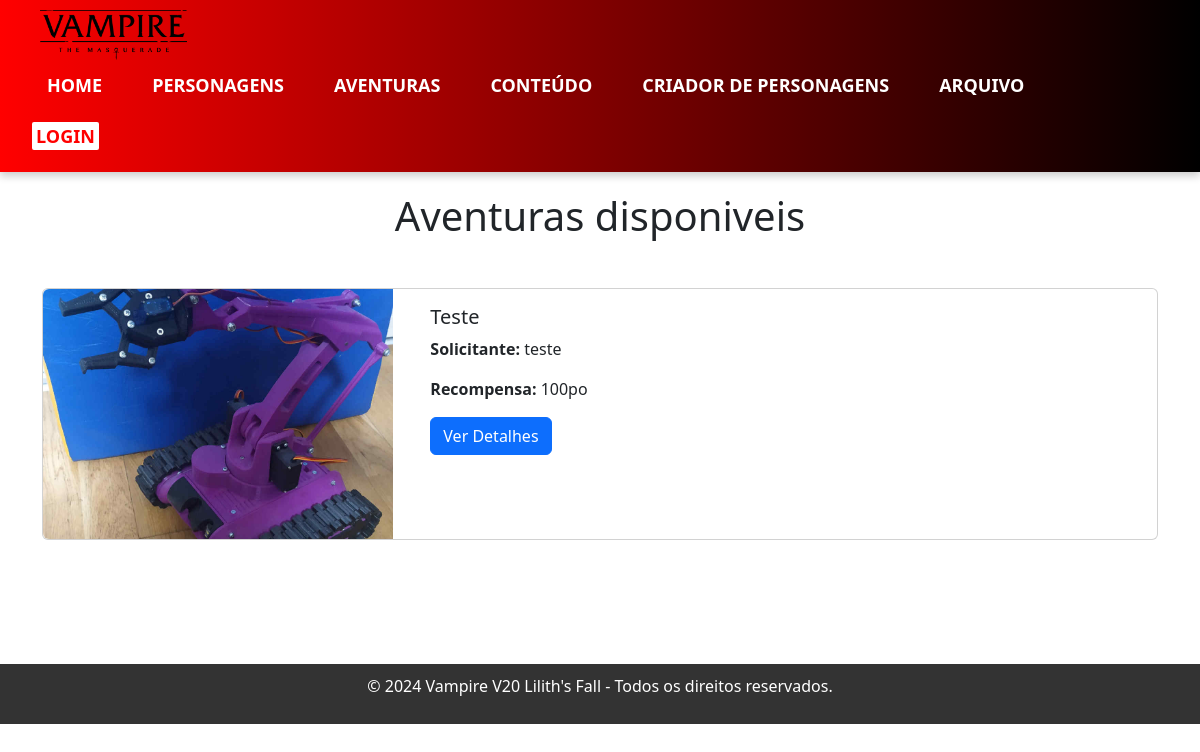
The page /campaigns on the database as committed earlier.
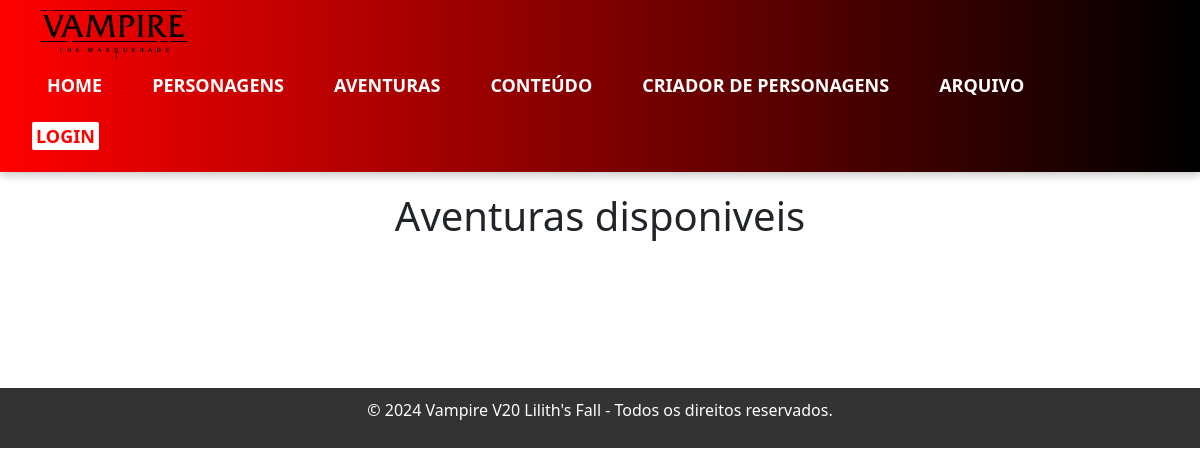
The same page on the database as committed later.
### app.py (models this page shows, shortened)
class Adventure(db.Model):
    id = db.Column(db.Integer, primary_key=True)
    title = db.Column(db.String(200), nullable=False)
    requester = db.Column(db.String(100), nullable=False)
    reward = db.Column(db.String(100), nullable=False)
    description = db.Column(db.Text, nullable=False)
    document = db.Column(db.String(255), nullable=True)  # Caminho do documento anexado
    image = db.Column(db.String(255), nullable=True)     # Caminho da imagem anexada
    creator_id = db.Column(db.Integer, db.ForeignKey('user.id'), nullable=False)  # Criador da aventura
    responsible_user_id = db.Column(db.Integer, db.ForeignKey('user.id'), nullable=True)  # Usuário responsável pela aventura
    status = db.Column(db.String(100), nullable=False, default='Disponivel')
    finished = db.Column(db.String(500), nullable=True)  # aventura finalizada
    creator = db.relationship('User', foreign_keys=[creator_id])
    responsible_user = db.relationship('User', foreign_keys=[responsible_user_id])

### app.py (the view)
@app.route('/campaigns')
def campaigns():
    adventures = Adventure.query.all()
    return render_template('campaigns.html', adventures=adventures)

### templates/campaigns.html
{% extends 'base.html' %}
{% block content %}
<div style="text-align: center;">
    <h1>Aventuras disponiveis</h1>
    </div>
<div class="container mt-5">
    <div class="row">
        {% for adventure in adventures %}
        <div class="col-md-12 mb-4">
            <div class="card horizontal-card">
                <div class="row g-0">
                    <div class="col-md-4">
                        <img src="{{ url_for('static', filename=adventure.image) }}" class="img-fluid rounded-start" alt="Imagem da Aventura" style="height: 250px; width: 350px; object-fit: cover;">
                    </div>
                    <div class="col-md-8">
                        <div class="card-body">
                            <h5 class="card-title">{{ adventure.title }}</h5>
                            <p class="card-text"><strong>Solicitante:</strong> {{ adventure.requester }}</p>
                            <p class="card-text"><strong>Recompensa:</strong> {{ adventure.reward }}</p>
                            <a href="{{ url_for('adventure_detail', adventure_id=adventure.id) }}" class="btn btn-primary">Ver Detalhes</a>
                        </div>
                    </div>
                </div>
            </div>
        </div>
        {% endfor %}
    </div>
</div>
{% endblock %}

Rows that differ between the two databases and show on the page:
removed Adventure: image (picture), title "Teste", requester "teste", reward "100po"
